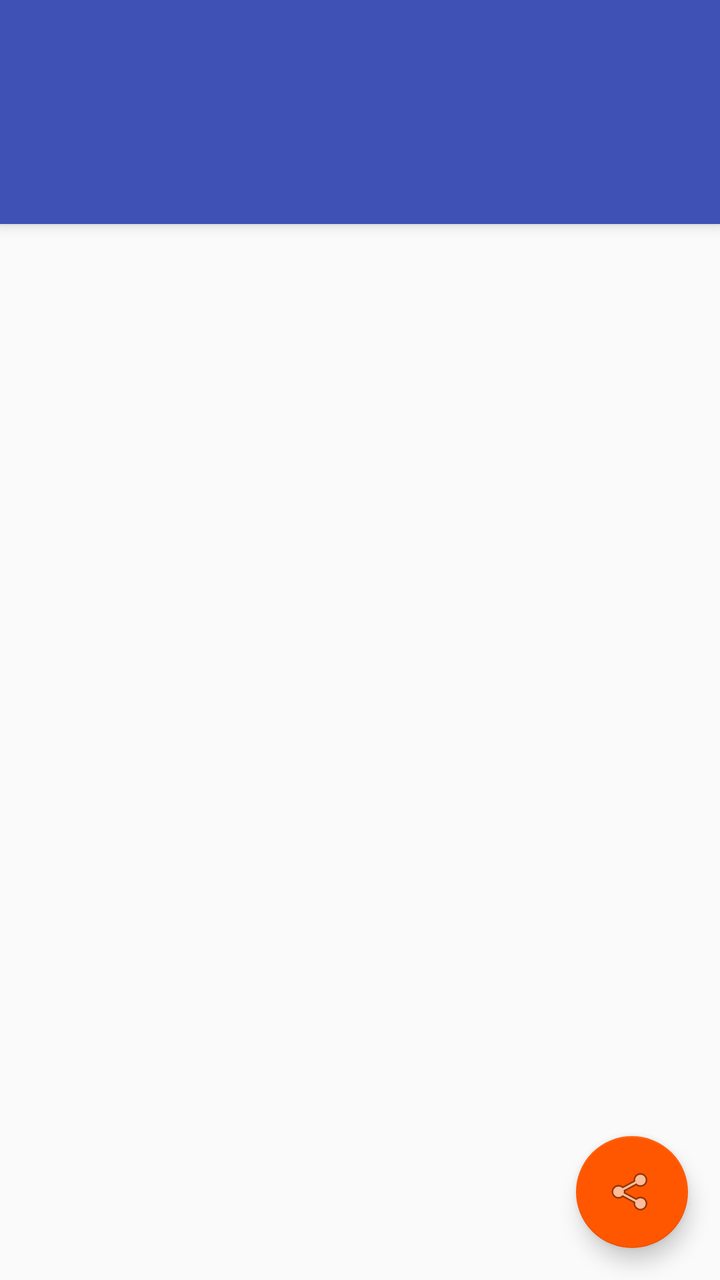
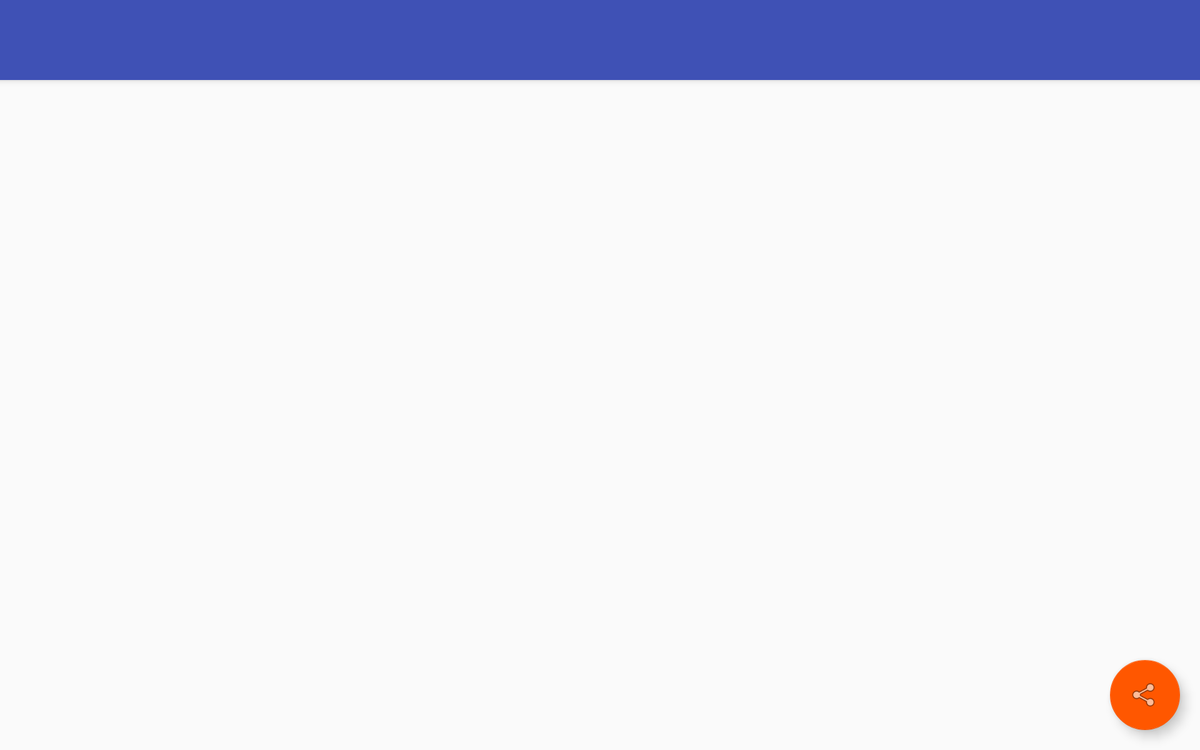

One screen, two layout resources from the same app: the default and the repository's alternative for another configuration. Each is rendered where Android would select it; the XML of both is given below.
<!-- AndroidManifest.xml: activity theme AppTheme.NoActionBar -->
<!-- res/layout/activity_stats.xml -->
<?xml version="1.0" encoding="utf-8"?>
<android.support.design.widget.CoordinatorLayout xmlns:android="http://schemas.android.com/apk/res/android"
    xmlns:app="http://schemas.android.com/apk/res-auto"
    xmlns:tools="http://schemas.android.com/tools"
    android:layout_width="match_parent"
    android:layout_height="match_parent"
    tools:context="com.supsim.redditexplorer.StatsActivity">

    <android.support.design.widget.AppBarLayout
        android:layout_width="match_parent"
        android:layout_height="wrap_content"
        android:theme="@style/ThemeOverlay.AppCompat.Dark.ActionBar">

        <android.support.v7.widget.Toolbar
            android:id="@+id/toolbar"
            android:layout_width="match_parent"
            android:layout_height="64dp"
            android:background="?attr/colorPrimary"
            app:popupTheme="@style/AppTheme.PopupOverlay"
            android:theme="@style/ThemeOverlay.AppCompat.ActionBar"

            />

        <android.support.design.widget.TabLayout
            android:id="@+id/tabs"
            android:layout_width="match_parent"
            android:layout_height="wrap_content"
            app:tabMode="fixed"
            app:tabGravity="fill" />

    </android.support.design.widget.AppBarLayout>


    
    
    
    
    

    <android.support.v4.view.ViewPager
        android:id="@+id/viewPager"
        android:layout_width="match_parent"
        android:layout_height="match_parent"
        app:layout_behavior="@string/appbar_scrolling_view_behavior" />

    <android.support.design.widget.FloatingActionButton
        android:id="@+id/fab"
        android:layout_width="wrap_content"
        android:layout_height="wrap_content"
        android:layout_gravity="bottom|end"
        android:layout_margin="@dimen/fab_margin"
        app:srcCompat="@android:drawable/ic_menu_share"
        android:contentDescription="@string/share_stats_content_description" />

</android.support.design.widget.CoordinatorLayout>
<!-- resources referenced by this layout -->
<resources>
  <dimen name="fab_margin">16dp</dimen>
  <string name="share_stats_content_description">Share your favourite subreddit</string>
  <!-- from res/values-v21/ -->
  <style name="AppTheme.PopupOverlay" parent="ThemeOverlay.AppCompat.Light" />
  <!-- from res/values-v21/ -->
  <style name="AppTheme.NoActionBar">
          <item name="windowActionBar">false</item>
          <item name="windowNoTitle">true</item>
      </style>
</resources>
<!-- res/layout-w900dp/activity_stats.xml (the repository's variant of the layout above) -->
<!-- drawn on a 7-inch tablet turned sideways -->
<?xml version="1.0" encoding="utf-8"?>
<android.support.design.widget.CoordinatorLayout
    xmlns:android="http://schemas.android.com/apk/res/android"
    xmlns:app="http://schemas.android.com/apk/res-auto"
    xmlns:tools="http://schemas.android.com/tools"
    android:layout_width="match_parent"
    android:layout_height="match_parent"
    tools:context="com.supsim.redditexplorer.StatsActivity">

    <android.support.design.widget.AppBarLayout
        android:id="@+id/appBarLayout"
        android:layout_width="match_parent"
        android:layout_height="wrap_content"
        android:theme="@style/ThemeOverlay.AppCompat.Dark.ActionBar">

        <android.support.v7.widget.Toolbar
            android:id="@+id/toolbar"
            android:layout_width="match_parent"
            android:layout_height="64dp"
            android:background="?attr/colorPrimary"
            app:popupTheme="@style/AppTheme.PopupOverlay"
            android:theme="@style/ThemeOverlay.AppCompat.ActionBar"

            />

           </android.support.design.widget.AppBarLayout>


    <LinearLayout
        android:layout_width="match_parent"
        android:layout_height="match_parent"
        android:orientation="horizontal"
        android:layout_marginTop="64dp">

        <FrameLayout
        android:id="@+id/stats_chart_layout_holder"
        android:layout_width="0dp"
        android:layout_height="match_parent"
            android:layout_weight="1"

        tools:layout_editor_absoluteX="8dp">
        </FrameLayout>

        <FrameLayout
        android:id="@+id/stats_table_layout_holder"
        android:layout_width="0dp"
        android:layout_height="match_parent"
        android:layout_weight="1"
        />

    </LinearLayout>

        
            
            
            
            
            
            
            

        
            
            
            
            
            
            
            
            
        

        
            
            
            
            
            
            
            
            


    

    <android.support.design.widget.FloatingActionButton
    android:id="@+id/fab"
    android:layout_width="wrap_content"
    android:layout_height="wrap_content"
    android:layout_gravity="bottom|end"
    android:layout_margin="@dimen/fab_margin"
    app:srcCompat="@android:drawable/ic_menu_share"
    app:layout_constraintEnd_toEndOf="parent"
    app:layout_constraintBottom_toBottomOf="parent"
    tools:layout_editor_absoluteX="1224dp" />

    
    
    
    
    

    
        
        
        
        

    
        
        
        
        
        
        
        

</android.support.design.widget.CoordinatorLayout>
<!-- resources referenced by the variant -->
<!-- as a 7-inch tablet turned sideways resolves them -->
<resources>
  <dimen name="fab_margin">16dp</dimen>
  <!-- from res/values-v21/ -->
  <style name="AppTheme.PopupOverlay" parent="ThemeOverlay.AppCompat.Light" />
  <!-- from res/values-v21/ -->
  <style name="AppTheme.NoActionBar">
          <item name="windowActionBar">false</item>
          <item name="windowNoTitle">true</item>
      </style>
</resources>
